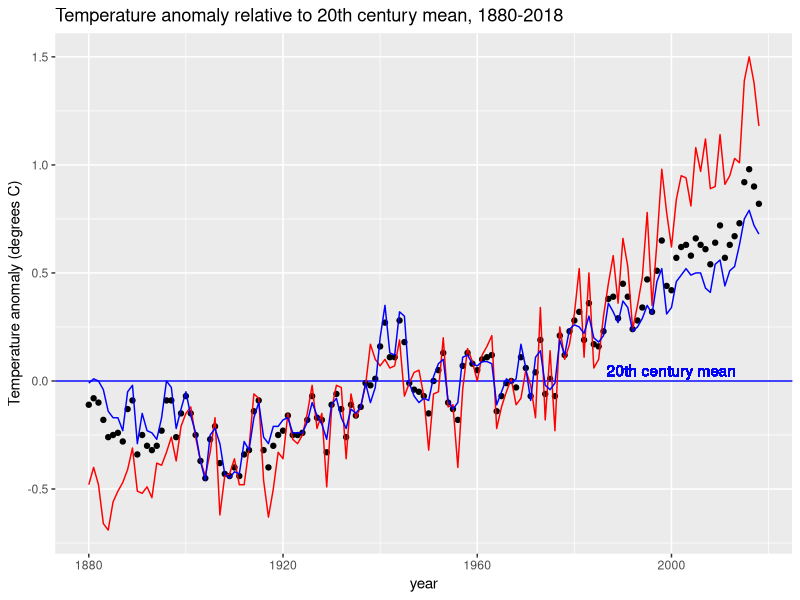
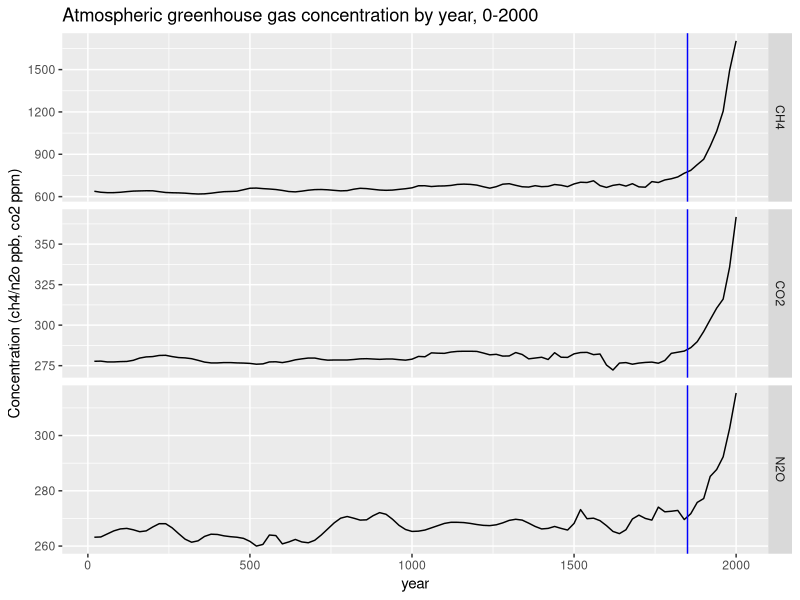
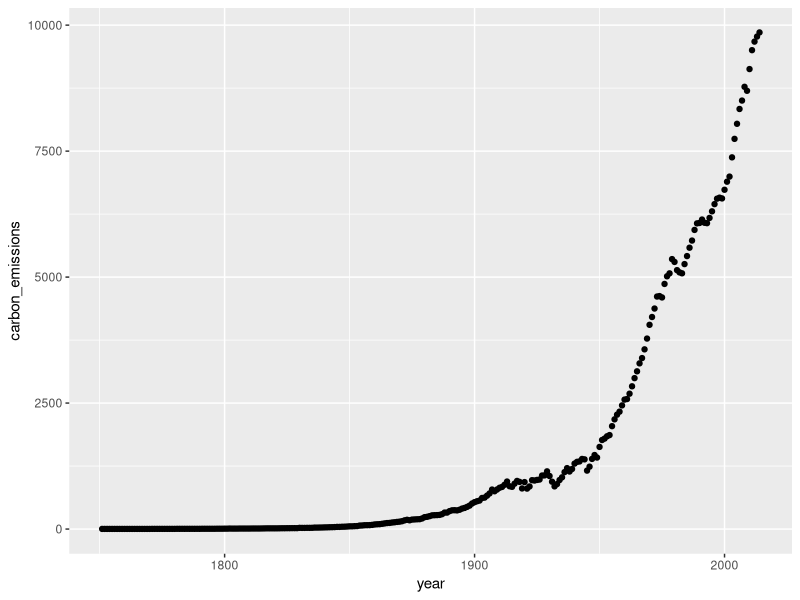
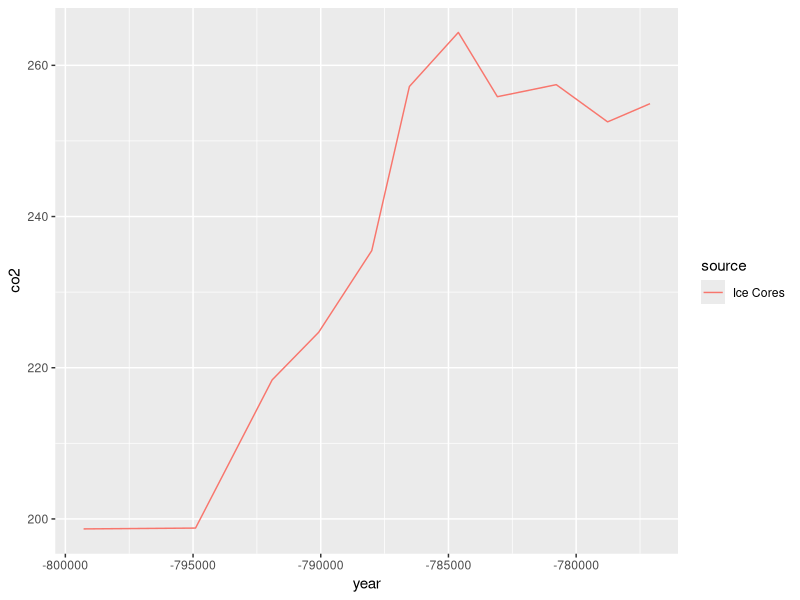
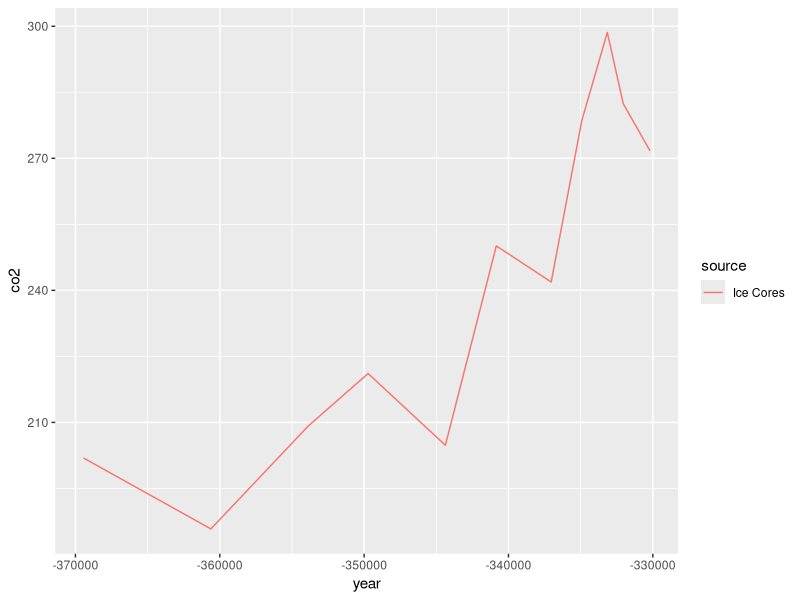
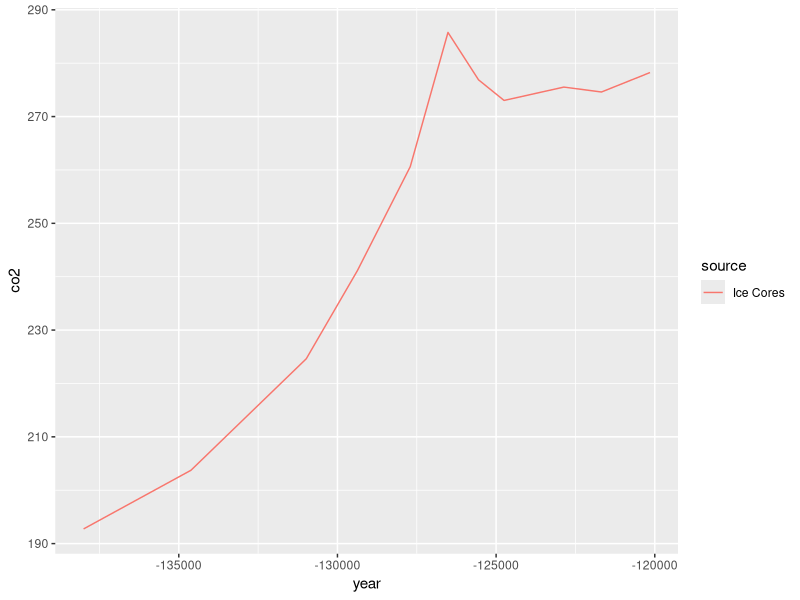
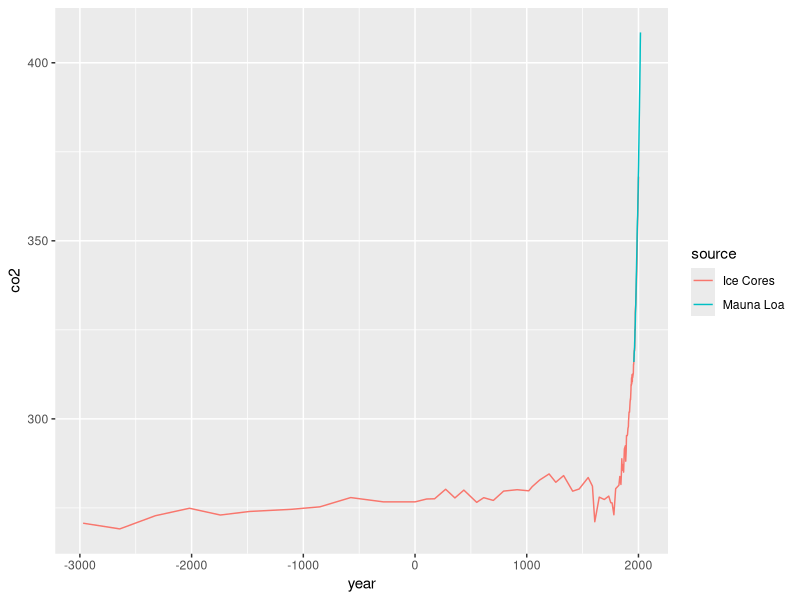

Write R code to recreate these figures, in order.
library(tidyverse)
library(dslabs)
data(temp_carbon)
data(greenhouse_gases)
data(historic_co2)

head(temp_carbon)


#temp_carbon charts
p<-temp_carbon %>%filter(!is.na(temp_anomaly))%>%ggplot(aes(year,temp_anomaly))+
  geom_point()
p <- p + geom_hline(aes(yintercept = 0), col = "blue")
p<-p + ylab("Temperature anomaly (degrees C)") +
  ggtitle("Temperature anomaly relative to 20th century mean, 1880-2018") +
  geom_text(aes(x = 2000, y = 0.05, label = "20th century mean"), col = "blue")
p <- p + geom_line(aes(year,land_anomaly), col = "Red")
p <- p + geom_line(aes(year,ocean_anomaly), col = "blue")
p

#greenhouse gases

head(greenhouse_gases)

greenhouse_gases %>%
  ggplot(aes(year,concentration)) +
  geom_line() +
  facet_grid(gas~., scales = "free") +
  geom_vline(aes(xintercept = 1850), col = "blue")+
  ylab("Concentration (ch4/n2o ppb, co2 ppm)") +
  ggtitle("Atmospheric greenhouse gas concentration by year, 0-2000")


#carbon emmissions
temp_carbon %>%filter(!is.na(carbon_emissions))%>%ggplot(aes(year,carbon_emissions))+
  geom_point()

head(historic_co2)
#cco2
co2_time<-historic_co2 %>%filter(!is.na(co2))%>%ggplot(aes(year,co2,color=source))+
  geom_line()

#cco2 again
historic_co2 %>%filter(!is.na(co2))%>%filter(year>= -800000 & year<=-775000)%>%ggplot(aes(year,co2,color=source))+
  geom_line()

#cco2 again
historic_co2 %>%filter(!is.na(co2))%>%filter(year>= -375000 & year<=-330000)%>%ggplot(aes(year,co2,color=source))+
  geom_line()

#cco2 again
historic_co2 %>%filter(!is.na(co2))%>%filter(year>= -140000 & year<=-120000)%>%ggplot(aes(year,co2,color=source))+
  geom_line()

#cco2 again
historic_co2 %>%filter(!is.na(co2))%>%filter(year>= -3000 & year<=2018)%>%ggplot(aes(year,co2,color=source))+
  geom_line()
